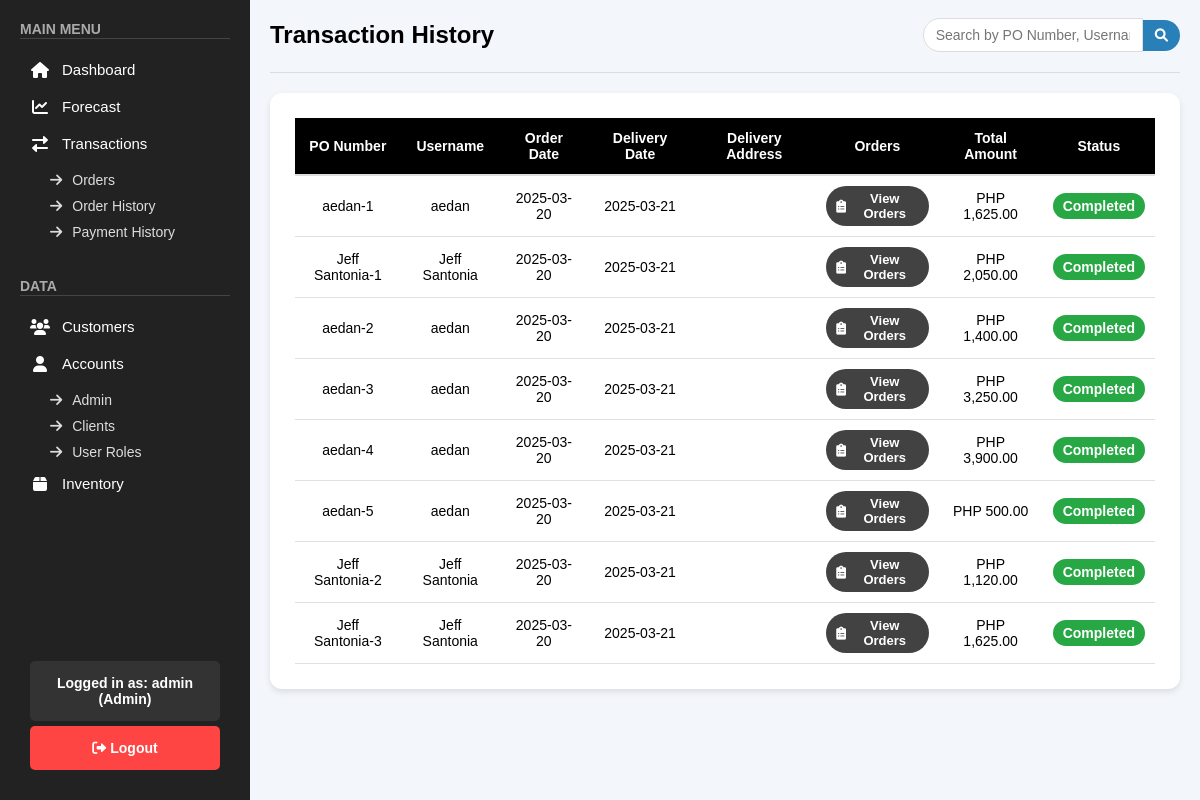
/public/pages/order_history.php (signed in), run on an earlier commit of the app's database.
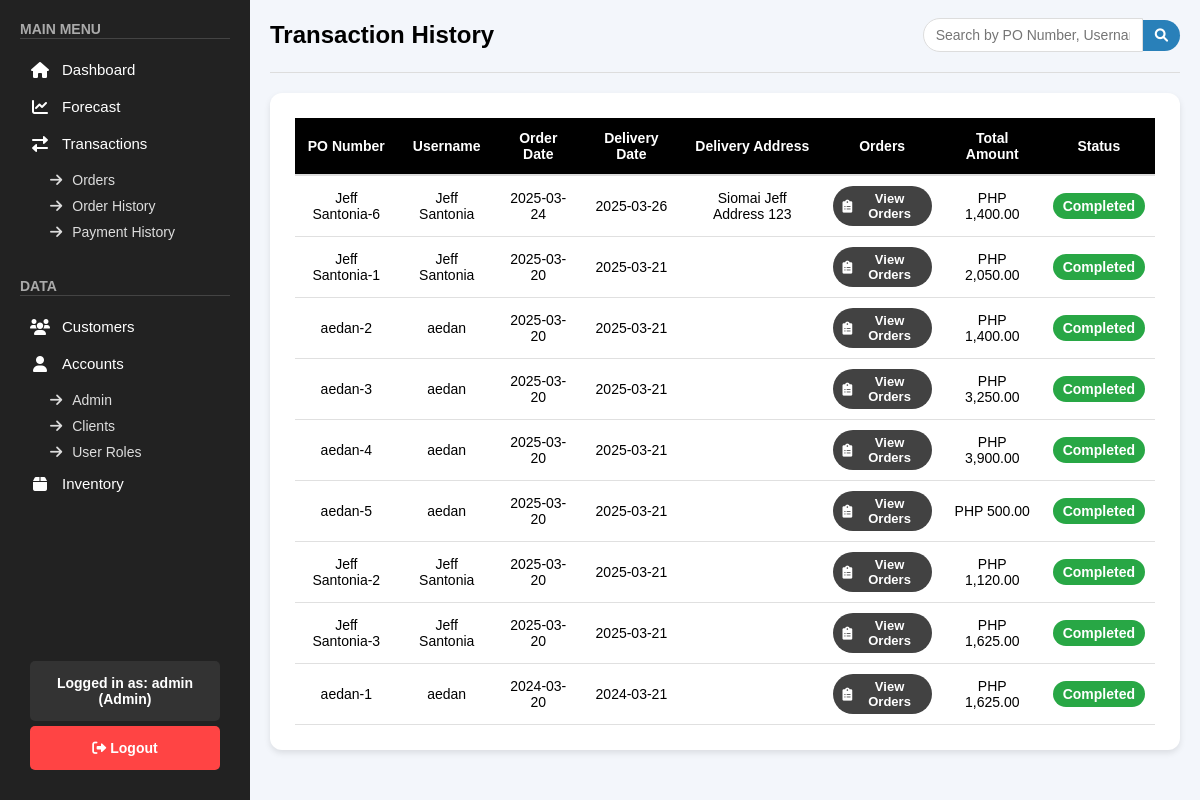
And on a later commit of the database.
### tables this page shows
CREATE TABLE `orders` (
  `id` int(11) NOT NULL,
  `po_number` varchar(255) NOT NULL,
  `username` varchar(255) NOT NULL,
  `order_date` date NOT NULL,
  `delivery_date` date NOT NULL,
  `delivery_address` varchar(255) DEFAULT NULL,
  `orders` longtext DEFAULT NULL CHECK (json_valid(`orders`)),
  `total_amount` decimal(10,2) NOT NULL,
  `status` enum('Pending','Active','Rejected','Completed') NOT NULL DEFAULT 'Pending'
);

### public/pages/order_history.php (the view, shortened to what this page needs)
<?php
include "../../backend/check_role.php";
$orders = [];
$sql = "SELECT po_number, username, order_date, delivery_date, delivery_address, orders, total_amount, status
        FROM orders
        WHERE status = 'Completed'
        ORDER BY order_date DESC";
$result = $conn->query($sql);
if ($result && $result->num_rows > 0) {
    while ($row = $result->fetch_assoc()) {
        $orders[] = $row;
    }
}
?>
<!DOCTYPE html>
<html lang="en">
<head>
    <link rel="stylesheet" href="/top_exchange/public/css/orders.css">
    <link rel="stylesheet" href="/top_exchange/public/css/sidebar.css">
    <link rel="stylesheet" href="https://cdnjs.cloudflare.com/ajax/libs/font-awesome/6.0.0/css/all.min.css">
</head>
<body>
    <?php include '../sidebar.php'; ?>
    <div class="main-content">
        <div class="orders-header">
            <h1>Transaction History</h1>
            <div class="search-container">
                <input type="text" id="searchInput" placeholder="Search by PO Number, Username, or Order Date...">
                <button class="search-btn"><i class="fas fa-search"></i></button>
            </div>
        </div>
        <div class="orders-table-container">
            <table class="orders-table">
                <thead>
                    <tr>
                        <th>PO Number</th>
                        <th>Username</th>
                        <th>Order Date</th>
                        <th>Delivery Date</th>
                        <th>Delivery Address</th>
                        <th>Orders</th>
                        <th>Total Amount</th>
                        <th>Status</th>
                    </tr>
                </thead>
                <tbody>
                    <?php if (count($orders) > 0): ?>
                        <?php foreach ($orders as $order): ?>
                            <tr>
                                <td><?= htmlspecialchars($order['po_number']) ?></td>
                                <td><?= htmlspecialchars($order['username']) ?></td>
                                <td><?= htmlspecialchars($order['order_date']) ?></td>
                                <td><?= htmlspecialchars($order['delivery_date']) ?></td>
                                <td><?= htmlspecialchars($order['delivery_address']) ?></td>
                                <td>
                                    <button class="view-orders-btn"
                                            onclick="viewOrderDetails('<?= htmlspecialchars($order['orders']) ?>', '<?= htmlspecialchars($order['po_number']) ?>', '<?= htmlspecialchars($order['username']) ?>', '<?= htmlspecialchars($order['delivery_address']) ?>')">
                                        <i class="fas fa-clipboard-list"></i>
                                            View Orders
                                    </button>
                                </td>
                                <td>PHP <?= htmlspecialchars(number_format($order['total_amount'], 2)) ?></td>
                                <td><span class="status-badge status-completed">Completed</span></td>
                            </tr>
                        <?php endforeach; ?>
                    <?php else: ?>
                        <tr>
                            <td colspan="8" class="no-orders">No completed transactions found.</td>
                        </tr>
                    <?php endif; ?>
                </tbody>
            </table>
        </div>
    </div>
</body>
</html>

What changed in the data, as far as the page shows it:
added orders: po_number "Jeff Santonia-6", username "Jeff Santonia", order_date "2025-03-24", delivery_date "2025-03-26", delivery_address "Siomai Jeff Address 123", total_amount "1,400.00"
changed orders "aedan-1": order_date "2025-03-20" → "2024-03-20"; delivery_date "2025-03-21" → "2024-03-21"; moves down the list
